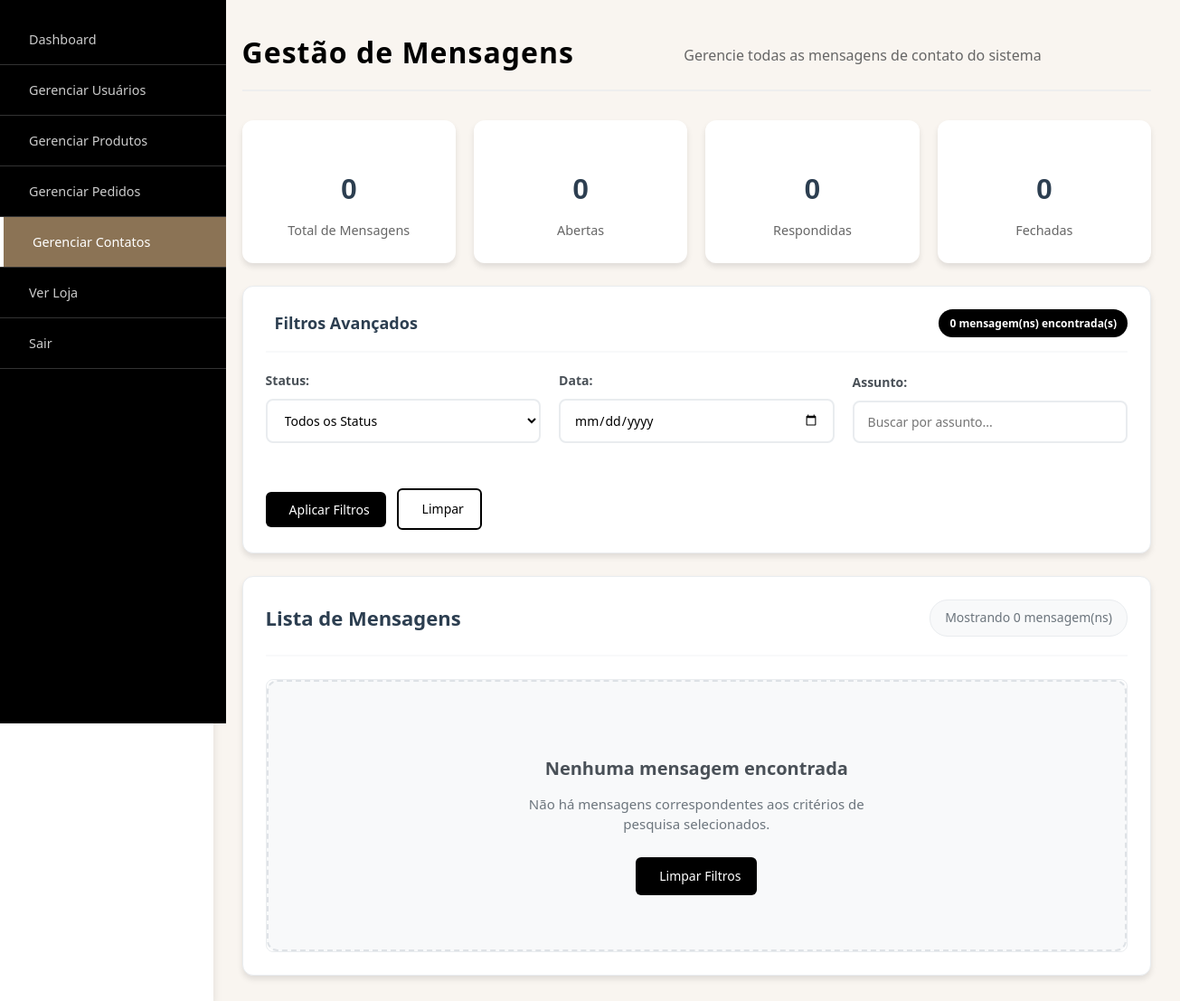
Page /admin/admin_contato.php (signed in) on the earlier database version.
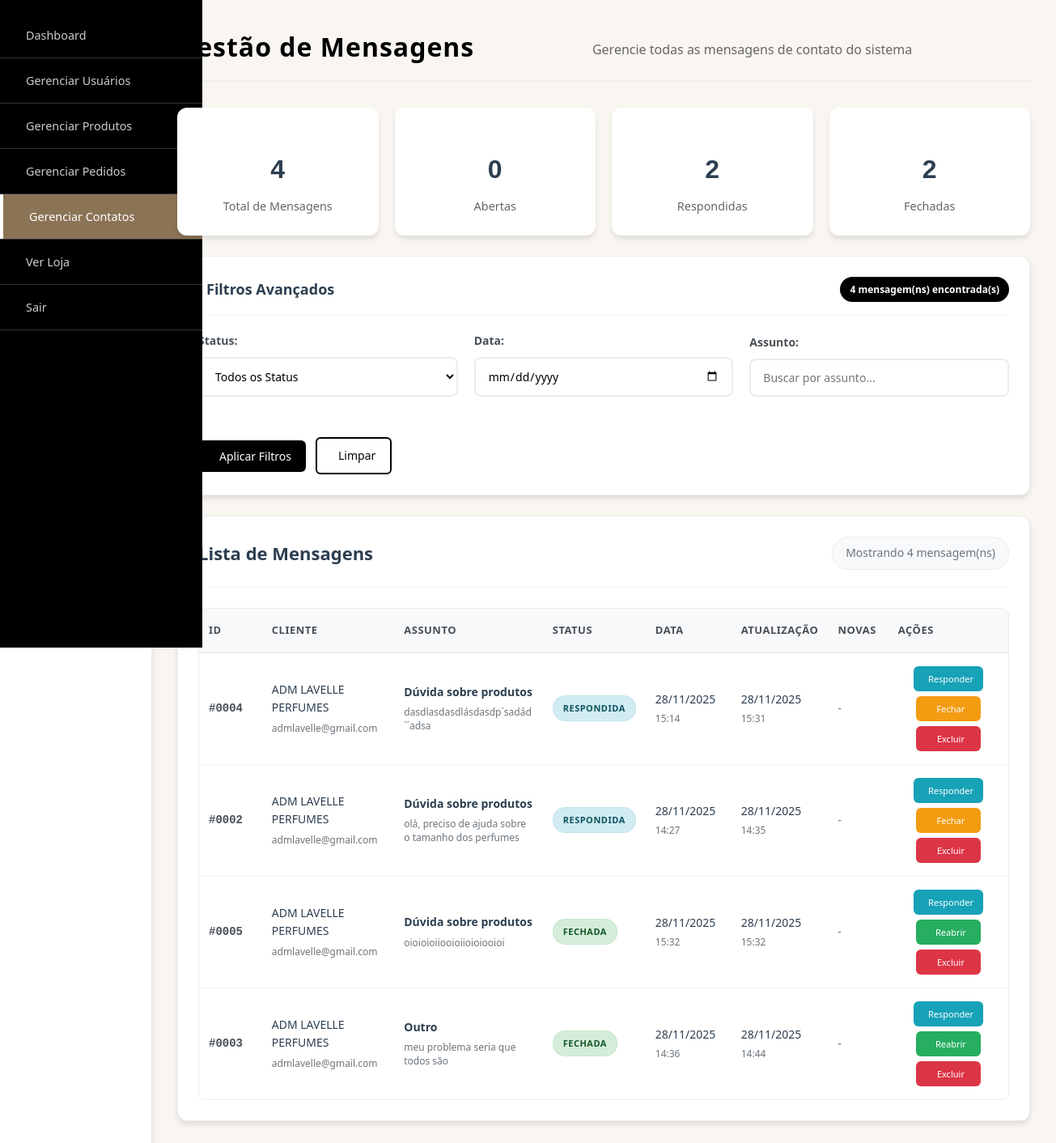
Same page on the later database version.
### tables this page shows
CREATE TABLE `contato_mensagens` (
  `id` int(11) NOT NULL,
  `usuario_id` int(11) DEFAULT NULL,
  `assunto` varchar(255) NOT NULL,
  `mensagem` text NOT NULL,
  `status` enum('aberta','respondida','fechada') DEFAULT 'aberta',
  `prioridade` enum('baixa','media','alta') DEFAULT 'media',
  `created_at` timestamp NOT NULL DEFAULT current_timestamp(),
  `updated_at` timestamp NOT NULL DEFAULT current_timestamp() ON UPDATE current_timestamp()
);

CREATE TABLE `usuarios` (
  `id` int(11) NOT NULL,
  `nome` varchar(100) NOT NULL,
  `email` varchar(150) NOT NULL,
  `senha` varchar(255) NOT NULL,
  `data_cadastro` timestamp NOT NULL DEFAULT current_timestamp(),
  `telefone` varchar(20) DEFAULT NULL,
  `endereco` text DEFAULT NULL,
  `cidade` varchar(100) DEFAULT NULL,
  `estado` varchar(50) DEFAULT NULL,
  `cep` varchar(10) DEFAULT NULL,
  `foto_perfil` varchar(255) DEFAULT NULL,
  `created_at` timestamp NOT NULL DEFAULT current_timestamp()
);

### admin/admin_contato.php (the view, shortened to what the changed rows need)
<?php
$database = new Database();
$db = $database->getConnection();
$query = "
    SELECT cm.*, u.nome, u.email,
          (SELECT COUNT(*) FROM contato_respostas cr WHERE cr.mensagem_id = cm.id AND cr.remetente = 'cliente' AND cr.lida = 0) as novas_respostas
    FROM contato_mensagens cm
    LEFT JOIN usuarios u ON cm.usuario_id = u.id
    WHERE 1=1
";
$params = [];
$query .= " ORDER BY
    CASE
        WHEN cm.status = 'aberta' THEN 1
        WHEN cm.status = 'respondida' THEN 2
        ELSE 3
    END,
    cm.updated_at DESC";
$stmt = $db->prepare($query);
$stmt->execute($params);
$mensagens = $stmt->fetchAll(PDO::FETCH_ASSOC);
$total_mensagens = count($mensagens);
$mensagens_respondidas = array_filter($mensagens, function($msg) { return $msg['status'] == 'respondida'; });
$mensagens_fechadas = array_filter($mensagens, function($msg) { return $msg['status'] == 'fechada'; });
include 'includes/header.php';
include 'includes/sidebar.php';
?>
<div class="main-content">
    <div class="page-header">
        <h1>Gestão de Mensagens</h1>
    </div>
    <div class="stats-grid-small">
        <div class="stat-card-small">
           <br> <div class="stat-number"><?php echo $total_mensagens; ?></div>
            <div class="stat-label">Total de Mensagens</div>
        </div>
        <div class="stat-card-small">
           <br> <div class="stat-number"><?php echo count($mensagens_respondidas); ?></div>
            <div class="stat-label">Respondidas</div>
        </div>
        <div class="stat-card-small">
          <br>  <div class="stat-number"><?php echo count($mensagens_fechadas); ?></div>
            <div class="stat-label">Fechadas</div>
        </div>
    </div>
    <div class="filters-card">
        <div class="filter-header">
            <h3><i class="fas fa-filter"></i> Filtros Avançados</h3>
            <span class="results-info"><?php echo count($mensagens); ?> mensagem(ns) encontrada(s)</span>
        </div>
    </div>
    <div class="content-card">
        <div class="card-header">
            <h2>Lista de Mensagens</h2>
            <div class="card-actions">
                <span class="total-info">Mostrando <?php echo count($mensagens); ?> mensagem(ns)</span>
            </div>
        </div>
        <div class="table-responsive">
            <?php if(!empty($mensagens)): ?>
                <table class="data-table">
                    <thead>
                        <tr>
                            <th class="col-id">ID</th>
                            <th class="col-cliente">Cliente</th>
                            <th class="col-assunto">Assunto</th>
                            <th class="col-status">Status</th>
                            <th class="col-data">Data</th>
                            <th class="col-atualizacao">Atualização</th>
                            <th class="col-novas">Novas</th>
                            <th class="col-acoes" width="220">Ações</th>
                        </tr>
                    </thead>
                    <tbody>
                        <?php foreach($mensagens as $mensagem): ?>
                        <tr class="message-row <?php echo $mensagem['novas_respostas'] > 0 ? 'new-message' : ''; ?>" data-status="<?php echo $mensagem['status']; ?>">
                            <td class="col-id">
                                <div class="message-info">
                                    <strong class="message-number">#<?php echo str_pad($mensagem['id'], 4, '0', STR_PAD_LEFT); ?></strong>
                                </div>
                            </td>
                            <td class="col-cliente">
                                <div class="user-info">
                                    <span class="customer-name"><?php echo htmlspecialchars($mensagem['nome'] ?: 'Visitante'); ?></span>
                                    <span class="customer-email"><?php echo htmlspecialchars($mensagem['email'] ?: 'Sem e-mail'); ?></span>
                                </div>
                            </td>
                            <td class="col-assunto">
                                <div class="subject-info">
                                    <strong class="subject-text"><?php echo htmlspecialchars($mensagem['assunto']); ?></strong>
                                    <div class="message-preview">
                                        <?php echo htmlspecialchars(substr($mensagem['mensagem'], 0, 80) . (strlen($mensagem['mensagem']) > 80 ? '...' : '')); ?>
                                    </div>
                                </div>
                            </td>
                            <td class="col-status">
                                <span class="status-badge status-<?php echo $mensagem['status']; ?>">
                                    <?php echo ucfirst($mensagem['status']); ?>
                                </span>
                            </td>
                            <td class="col-data">
                                <div class="datetime-info">
                                    <span class="date-text"><?php echo date('d/m/Y', strtotime($mensagem['created_at'])); ?></span>
                                    <span class="time-text"><?php echo date('H:i', strtotime($mensagem['created_at'])); ?></span>
                                </div>
                            </td>
                            <td class="col-atualizacao">
                                <div class="datetime-info">
                                    <span class="date-text"><?php echo date('d/m/Y', strtotime($mensagem['updated_at'])); ?></span>
                                    <span class="time-text"><?php echo date('H:i', strtotime($mensagem['updated_at'])); ?></span>
                                </div>
                            </td>
                            <td class="col-novas">
                                <?php if($mensagem['novas_respostas'] > 0): ?>
                                    <span class="notification-badge"><?php echo $mensagem['novas_respostas']; ?></span>
                                <?php else: ?>
                                    <span class="text-muted">-</span>
                                <?php endif; ?>
                            </td>
                            <td class="col-acoes">
                                <div class="action-buttons">
                                    <button class="btn-action btn-view" onclick="window.location.href='admin_chat.php?id=<?php echo $mensagem['id']; ?>'" title="Responder mensagem">
                                        <span class="btn-text">Responder</span>
                                    </button>
                                    <?php if($mensagem['status'] != 'fechada'): ?>
                                        <button class="btn-action btn-close" onclick="fecharTicket(<?php echo $mensagem['id']; ?>)" title="Fechar ticket">
                                            <span class="btn-text">Fechar</span>
                                        </button>
                                    <?php else: ?>
                                        <button class="btn-action btn-reopen" onclick="reabrirTicket(<?php echo $mensagem['id']; ?>)" title="Reabrir ticket">
                                            <span class="btn-text">Reabrir</span>
                                        </button>
                                    <?php endif; ?>
                                    <button class="btn-action btn-delete" onclick="confirmarExclusao(<?php echo $mensagem['id']; ?>)" title="Excluir mensagem">
                                        <span class="btn-text">Excluir</span>
                                    </button>
                                </div>
                            </td>
                        </tr>
                        <?php endforeach; ?>
                    </tbody>
                </table>
            <?php else: ?>
                <div class="empty-state">
                    <h3>Nenhuma mensagem encontrada</h3>
                    <p>Não há mensagens correspondentes aos critérios de pesquisa selecionados.</p>
                    <a href="admin_contato.php" class="btn-primary">
                        <i class="fas fa-refresh"></i> Limpar Filtros
                    </a>
                </div>
            <?php endif; ?>
        </div>
    </div>
</div>
<?php include 'includes/footer.php'; ?>

Differences in the rows shown:
added contato_mensagens: id "0004", usuario.nome "ADM LAVELLE PERFUMES", usuario.email "admlavelle@gmail.com", assunto "Dúvida sobre produtos", mensagem "dasdlasdasdlásdasdp´sadád´´adsa", status "RESPONDIDA", created_at "28/11/2025", created_at "15:14", updated_at "28/11/2025", updated_at "15:31"
added contato_mensagens: id "0002", usuario.nome "ADM LAVELLE PERFUMES", usuario.email "admlavelle@gmail.com", assunto "Dúvida sobre produtos", mensagem "olá, preciso de ajuda sobre o tamanho dos perfumes", status "RESPONDIDA", created_at "28/11/2025", created_at "14:27", updated_at "28/11/2025", updated_at "14:35"
added contato_mensagens: id "0005", usuario.nome "ADM LAVELLE PERFUMES", usuario.email "admlavelle@gmail.com", assunto "Dúvida sobre produtos", mensagem "oioioioiiooioiioioiooioi", status "FECHADA", created_at "28/11/2025", created_at "15:32", updated_at "28/11/2025", updated_at "15:32"
added contato_mensagens: id "0003", usuario.nome "ADM LAVELLE PERFUMES", usuario.email "admlavelle@gmail.com", assunto "Outro", mensagem "meu problema seria que todos são", status "FECHADA", created_at "28/11/2025", created_at "14:36", updated_at "28/11/2025", updated_at "14:44"
Other differences:
$total_mensagens: "0" → "4"
count($mensagens_respondidas): "0" → "2"
count($mensagens_fechadas): "0" → "2"
count($mensagens): "0" → "4"
text no longer shown: "Nenhuma mensagem encontrada Não há mensagens correspondentes aos critérios de pesquisa selecionados. Limpar Filtros"
text now shown: "ID CLIENTE ASSUNTO STATUS DATA ATUALIZAÇÃO NOVAS AÇÕES"
